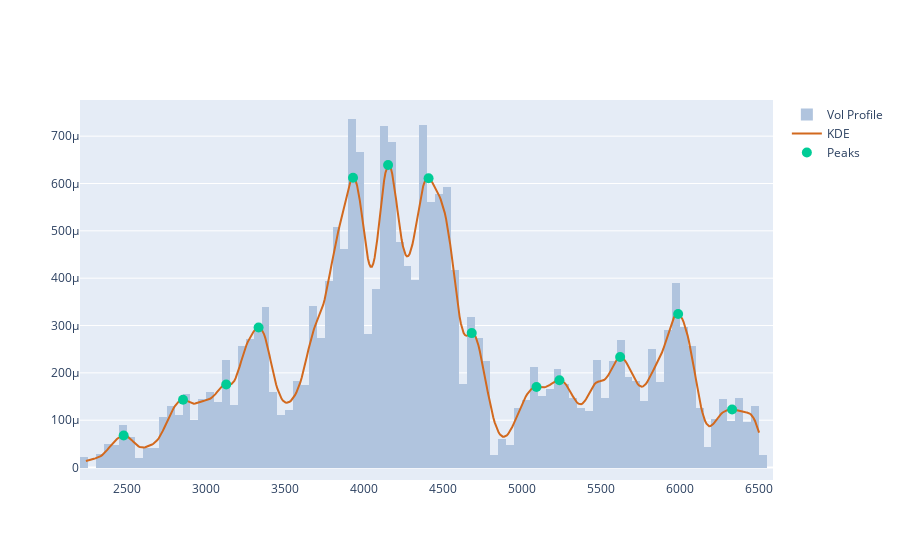

The notebook cell this image was saved under:
### Markdown cell above
The Kernel Density Estimator (KDE) is a non-parametric method to estimate the probability density function of a continuous variable. It smooths the observed data using a kernel function, providing a continuous curve that represents the distribution of the data. KDE is useful for visualizing the underlying structure of the data, identifying modes, and comparing distributions.

### Code cell
# Volume Peaks
peaks,_ = signal.find_peaks(kdy)
pkx = xr[peaks]
pky = kdy[peaks]

pk_marker_args=dict(size=10)
fig = get_dist_plot(sp.Close, sp.Volume, xr, kdy)
fig.add_trace(go.Scatter(name="Peaks", x=pkx, y=pky, mode='markers', marker=pk_marker_args))

### Figure 1 — Plotly figure (JSON) as saved in the notebook; plotly's stock layout.template omitted (floating-point values rounded to 4 significant figures; data arrays with more than 128 entries replaced by an {"elided": "..."} marker saying what was removed)
{"data": [{"histfunc": "sum", "histnorm": "probability density", "marker": {"color": "#B0C4DE"}, "name": "Vol Profile", "nbinsx": 150, "type": "histogram", "x": {"elided": "1480 float values"}, "y": {"elided": "1480 float values"}}, {"marker": {"color": "#D2691E"}, "mode": "lines", "name": "KDE", "type": "scatter", "x": {"elided": "500 float values"}, "y": {"elided": "500 float values"}}, {"marker": {"size": 10}, "mode": "markers", "name": "Peaks", "type": "scatter", "x": [2477.0, 2853.0, 3126.0, 3331.0, 3930.0, 4152.0, 4408.0, 4682.0, 5092.0, 5237.0, 5622.0, 5989.0, 6331.0], "y": [6.75e-05, 0.0001434, 0.0001753, 0.0002957, 0.000612, 0.0006393, 0.0006111, 0.000284, 0.0001703, 0.0001845, 0.0002336, 0.0003243, 0.0001225]}], "layout": {}}
